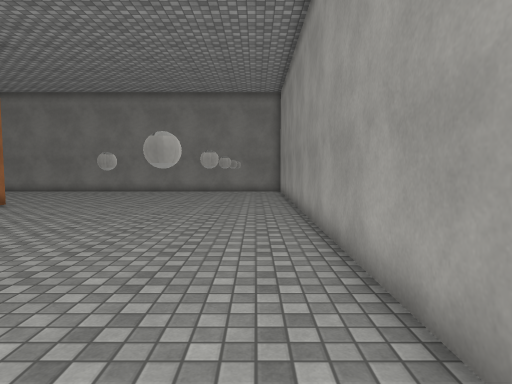
view 1 (above)

16 first-person views from a walk through a 3-D level made in the Unity game engine. The camera is 1.4 m above the floor, tilts 4° down and sees 75° across. The floor is counted in squares, 1 m on a side. Each view is taken from the middle of a square. On the plan, view 1 faces up. The plan holds only what a view shows up to about 15 squares ahead; the rest is blank. The place goes on beyond the plan. Surface patterns are stand-ins for the level's own textures.

view 2
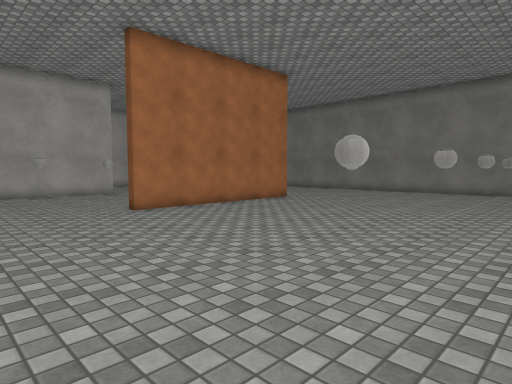

view 3
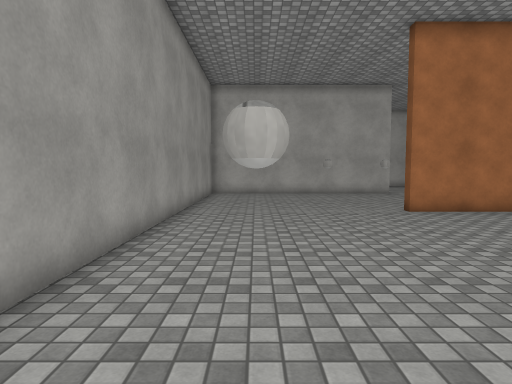

view 4
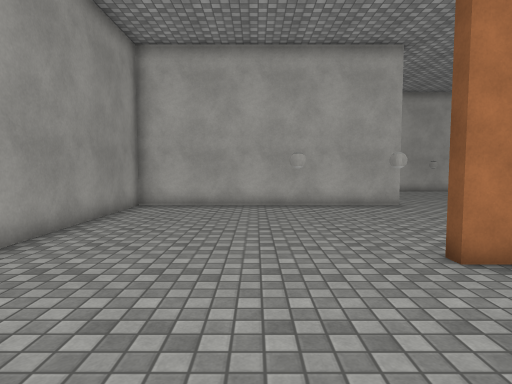

view 5
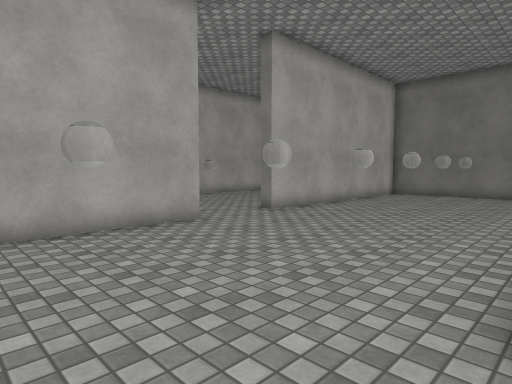

view 6
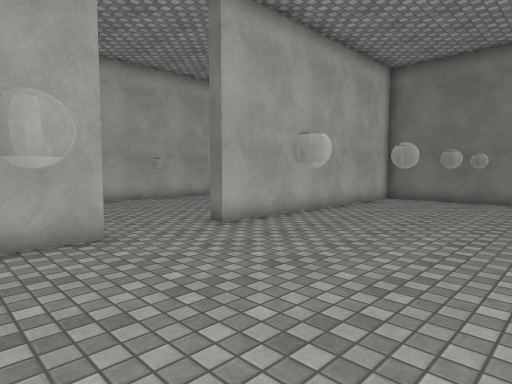

view 7
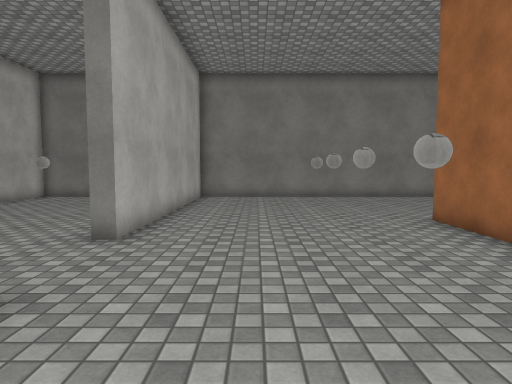

view 8
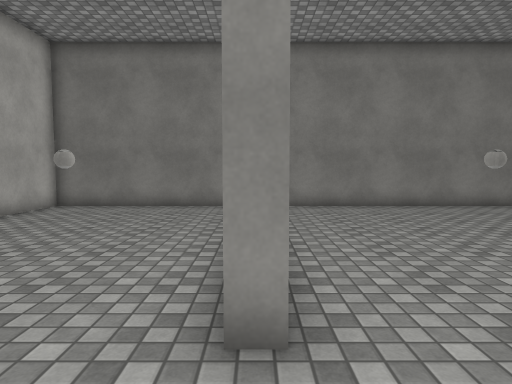

view 9
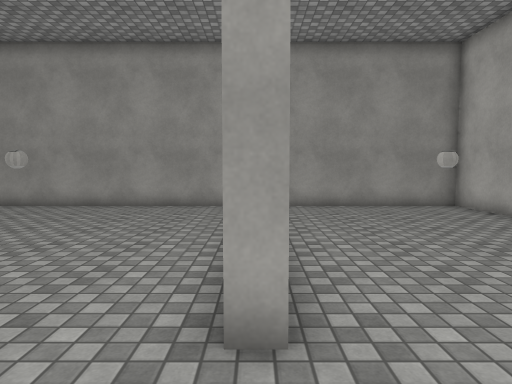

view 10
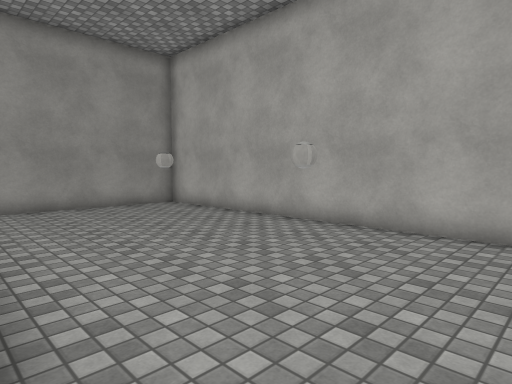

view 11
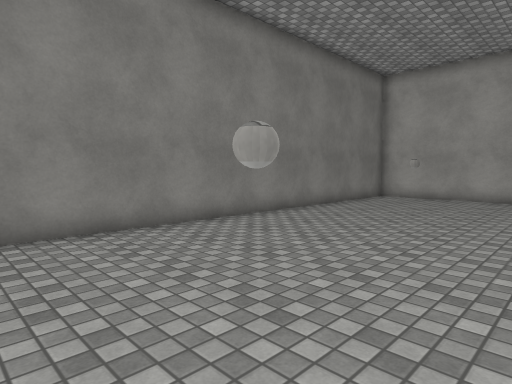

view 12
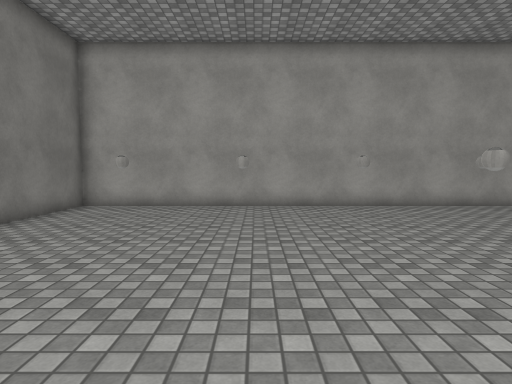

view 13
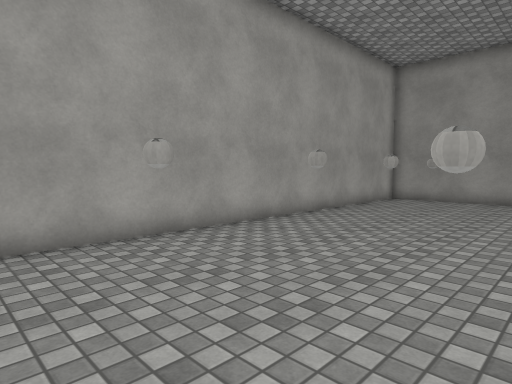

view 14
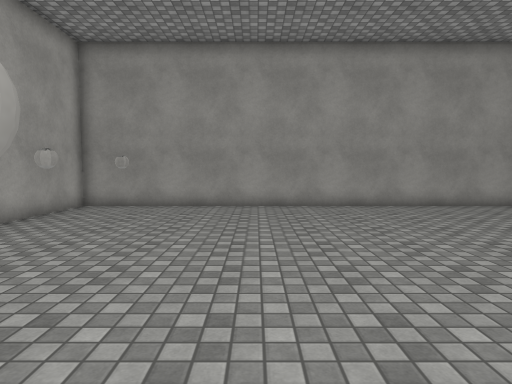

view 15
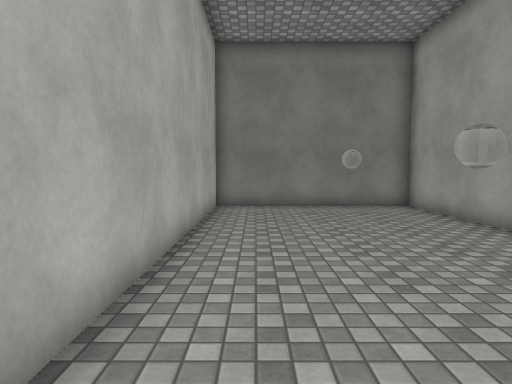

view 16
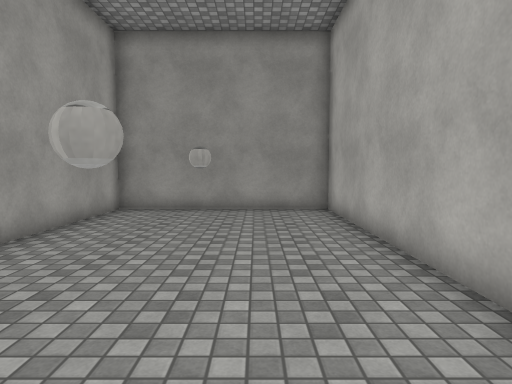

### Floor plan
Points are (right, up) in squares from view 1. A wall is a line through its corners. A room is listed if a view was taken in it or the views show most of it. See-through windows are left out.
Room 1 (views 1, 2, 3, 4, 5, 6, 7, 8, 9, 10, 11, 12, 13, 14, 15, 16)
walls: (-10.2, 10.1) (-10.2, 13); (-9.8, 10.5) (-9.8, 5) (-10.2, 5); (-18.4, 7.5) (-17.7, 7.5) (-17.7, -2.5) (1.5, -2.5) (1.5, 20.5) (-16.8, 20.5); (-18.3, 15.4) (-18.3, 20.5) (-25.5, 20.5) (-25.5, -2.5) (-18.3, -2.5) (-18.3, 2.9); (-17.7, 19.6) (-17.7, 10.5) (-18.2, 10.5)
objects: other object (-13, 3); other object (-13, 5); other object (-13, 8); other object (-13, 10); other object (-13, 13); other object (-13, 15); other object (-4, 9); other object (-1, 0); other object (-1, 4); other object (-1, 7); other object (-1, 11); other object (-1, 14); other object (-1, 18)

Positions as (right, up) in squares from view 1, and headings:
1: (0, 0), facing up
2: (1, 0), facing up-left
3: (1, 0), facing left
4: (-5, 2), facing left
5: (-10, 2), facing up-left
6: (-11, 5), facing up-left
7: (-15, 4), facing up
8: (-18, 8), facing up
9: (-18, 10), facing down
10: (-18, 10), facing down-left
11: (-15, 13), facing up-right
12: (-11, 14), facing right
13: (-5, 13), facing down-right
14: (-5, 10), facing down
15: (-24, 8), facing up
16: (-23, 9), facing down
